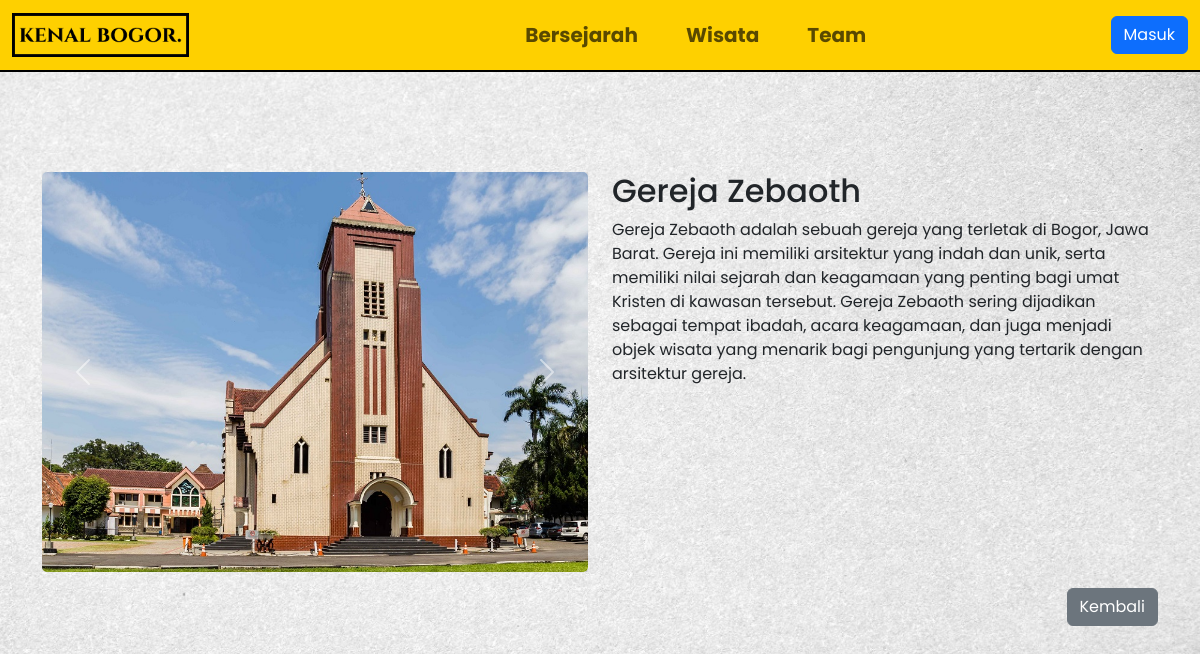
Page /tempatSejarahDetailPage.php?id=2 on the committed database.
### tables this page shows
CREATE TABLE IF NOT EXISTS `tempat_bersejarah` (
  `id` int(11) NOT NULL AUTO_INCREMENT,
  `nama_tempat` varchar(50) NOT NULL,
  `deskripsi` varchar(1000) NOT NULL,
  `gambar1` varchar(50) NOT NULL,
  `gambar2` varchar(50) DEFAULT NULL,
  `gambar3` varchar(50) DEFAULT NULL,
  `maps` varchar(400) DEFAULT NULL,
  PRIMARY KEY (`id`)
);

### tempatSejarahDetailPage.php (the view, shortened to what this page needs)
<?php
include('connection/connection.php');
include('layout/header.php');
?>
<!DOCTYPE html>
<html lang="en">
<head>
    <link href="https://cdn.jsdelivr.net/npm/bootstrap@5.3.3/dist/css/bootstrap.min.css" rel="stylesheet">
    <link rel="stylesheet" href="css/style.css">
</head>
<body>
    <div class="container tempat-detail">
        <?php
        if (isset($_GET['id'])) {
            $id = $_GET['id'];
            $query = "SELECT * FROM tempat_bersejarah WHERE id=?";
            $stmt = $conn->prepare($query);
            $stmt->bind_param("i", $id);
            $stmt->execute();
            $result = $stmt->get_result();
            if ($result->num_rows === 1) {
                $row = $result->fetch_assoc();
        ?>
                <div class="row">
                    <div class="col-md-6">
                        <div id="carouselExampleSlidesOnly" class="carousel slide" data-bs-ride="carousel">
                            <div class="carousel-inner">
                                <div class="carousel-item active">
                                    <img src="assets/Tempat Bersejarah/<?php echo $row['gambar1']; ?>" class="carousel-image" alt="...">
                                </div>
                            </div>
                            <button class="carousel-control-prev" type="button" data-bs-target="#carouselExampleSlidesOnly" data-bs-slide="prev">
                                <span class="carousel-control-prev-icon" aria-hidden="true"></span>
                            </button>
                            <button class="carousel-control-next" type="button" data-bs-target="#carouselExampleSlidesOnly" data-bs-slide="next">
                                <span class="carousel-control-next-icon" aria-hidden="true"></span>
                            </button>
                        </div>
                    </div>
                    <div class="col-md-6">
                        <h2><?php echo $row['nama_tempat']; ?></h2>
                        <p><?php echo $row['deskripsi']; ?></p>
                    </div>
                </div>
        <?php
            } else {
                echo "ID Lebih dari satu";
            }
        } else {
            echo "Parameter ID tidak ditemukan.";
        }
        ?>
    </div>
    <div class="container mt-3">
        <div class="row">
            <div class="col-md-12">
                <a href="tempatSejarahPage.php" class="btn btn-secondary float-md-end mb-3">Kembali</a>
            </div>
        </div>
    </div>
</body>
</html>

### css/style.css (style rules this page uses)
* { font-family: 'Poppins', sans-serif; }
body { background-image: url('/assets/Background.jpeg'); background-size: cover; background-repeat: no-repeat; background-position: center center; background-attachment: fixed; }
.carousel-image { box-shadow: 1px 1px 5px 1px rgba(0, 0, 0, 0.1); border-radius: 5px; height: 400px; object-fit: cover; width: 100%; }
.tempat-detail { margin-top: 100px; }

### rows in the picture
tempat_bersejarah: gambar1 (picture), nama_tempat "Gereja Zebaoth", deskripsi "Gereja Zebaoth adalah sebuah gereja yang terletak di Bogor, Jawa Barat. Gereja ini memiliki arsitektur yang indah dan unik, serta memiliki nilai sejarah dan keagamaan yang penting bagi umat Kristen di kawasan tersebut. Gereja Zebaoth sering dijadikan sebagai tempat ibadah, acara keagamaan, dan juga menjadi objek wisata yang menarik bagi pengunjung yang tertarik dengan arsitektur gereja."
